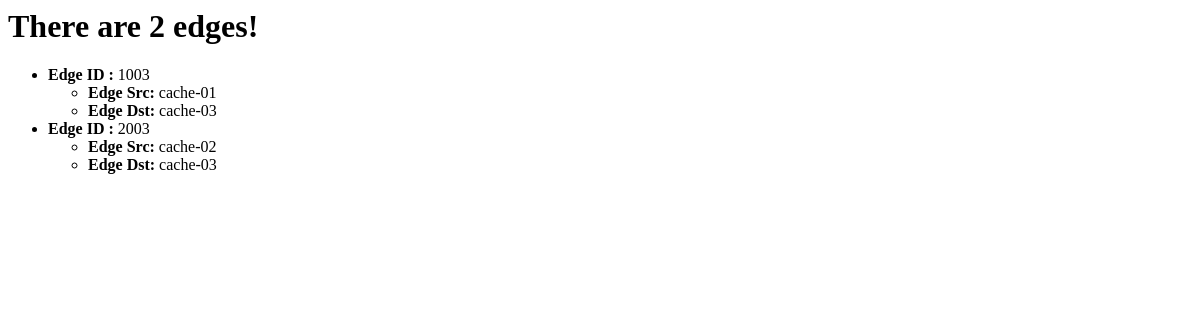
The app's page /overlay/edge/, older data.
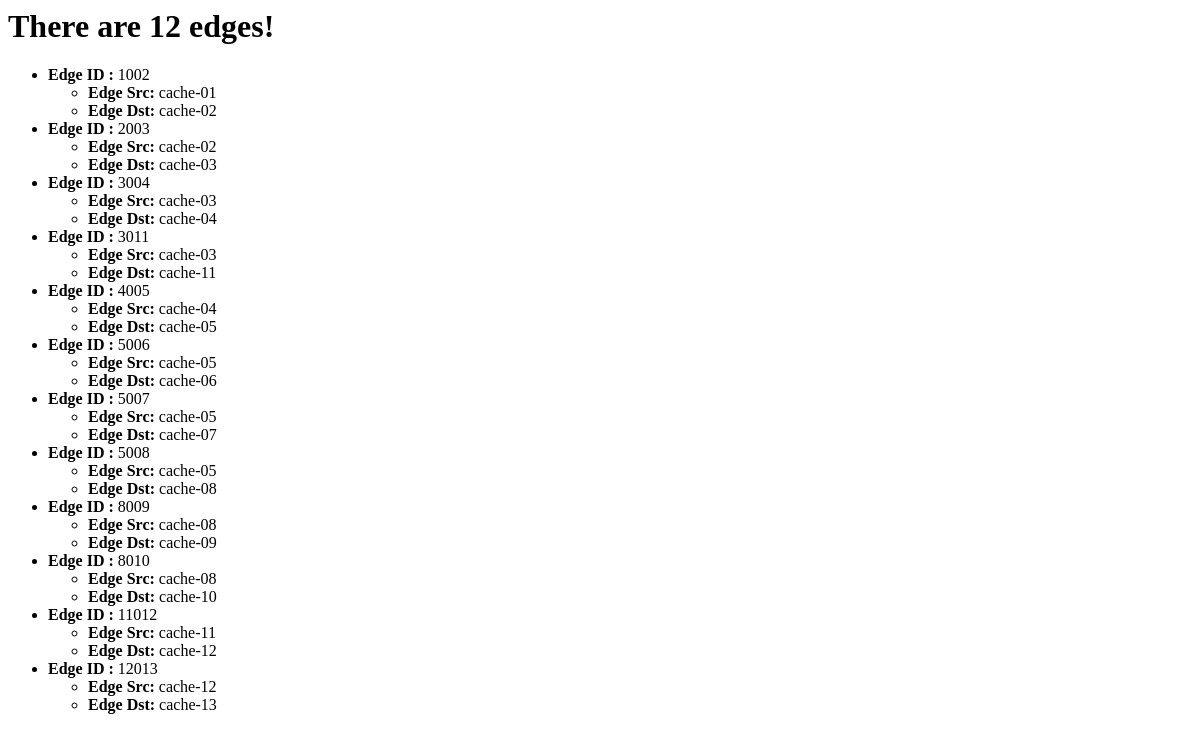
The same page, newer data.
### overlay/models.py (models this page shows)
class Edge(models.Model):
	src = models.CharField(max_length=10)
	dst = models.CharField(max_length=10)

### overlay/views.py (the view)
def get_edges(request):
	print("Entering edge function in overlay/views.py")
	edges = Edge.objects.all()
	edge_num = edges.count()
	print("There are " + str(edge_num) + " edges in the database to show!")
	template = loader.get_template('overlay/edges.html')
	return HttpResponse(template.render({'edges':edges, 'edge_num':edge_num}, request))

### overlay/templates/overlay/edges.html
{% if edge_num %}
<h1>There are {{ edge_num}} edges!</h1>
{% endif %}
{% if edges %}
    <ul>
    {% for e in edges %}
        <li><b>Edge ID : </b>{{ e.id }}</li>
	<ul>
		<li><b>Edge Src: </b>{{ e.src }}</li>
		<li><b>Edge Dst: </b>{{ e.dst }}</li>
	</ul>
    {% endfor %}
    </ul>
{% else %}
    <p>There are no edges between cache agents.</p>
{% endif %}

Row changes from the older to the newer data that the page shows:
removed Edge: id "1003", src "cache-01", dst "cache-03"
added Edge: id "1002", src "cache-01", dst "cache-02"
added Edge: id "3004", src "cache-03", dst "cache-04"
added Edge: id "3011", src "cache-03", dst "cache-11"
added Edge: id "4005", src "cache-04", dst "cache-05"
added Edge: id "5006", src "cache-05", dst "cache-06"
added Edge: id "5007", src "cache-05", dst "cache-07"
added Edge: id "5008", src "cache-05", dst "cache-08"
added Edge: id "8009", src "cache-08", dst "cache-09"
added Edge: id "8010", src "cache-08", dst "cache-10"
added Edge: id "11012", src "cache-11", dst "cache-12"
added Edge: id "12013", src "cache-12", dst "cache-13"
Text that changed along with them:
{{ edge_num }}: "2" → "12"
